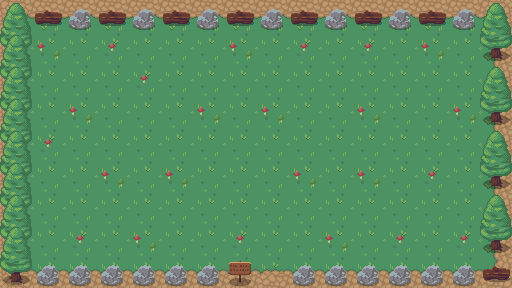

This game map was drawn from its Tiled (.tmx) file and the tilesets committed beside it. A one-line description and the full map source follow:
An orthogonal 16x9 tile map with 32x32 px tiles, 3 tile layers (Floor, Rocks, Objects).

<map version="1.2" tiledversion="1.3.2" orientation="orthogonal" renderorder="right-down" compressionlevel="0" width="16" height="9" tilewidth="32" tileheight="32" infinite="0" nextlayerid="7" nextobjectid="1">
 <tileset firstgid="1" source="RPG Nature Tileset.tsx" />
 <layer id="1" name="Floor" width="16" height="9">
  <data encoding="csv">
61,62,62,62,62,62,62,62,62,62,62,62,62,62,62,63,
81,82,82,82,82,82,82,82,82,82,82,82,82,82,82,83,
81,82,82,82,82,82,82,82,82,82,82,82,82,82,82,83,
81,82,82,82,82,82,82,82,82,82,82,82,82,82,82,83,
81,82,82,82,82,82,82,82,82,82,82,82,82,82,82,83,
81,82,82,82,82,82,82,82,82,82,82,82,82,82,82,83,
81,82,82,82,82,82,82,82,82,82,82,82,82,82,82,83,
81,82,82,82,82,82,82,82,82,82,82,82,82,82,82,83,
101,102,102,102,102,102,102,102,102,102,102,102,102,102,102,103
</data>
 </layer>
 <layer id="6" name="Rocks" width="16" height="9">
  <data encoding="csv">
0,5,23,5,23,5,23,5,23,5,23,5,23,5,23,0,
0,24,0,4,0,0,0,24,0,4,0,4,0,24,0,0,
0,0,0,0,4,0,0,0,0,0,0,0,0,0,0,0,
0,0,24,0,0,0,24,0,24,0,0,24,0,0,24,0,
0,4,0,0,0,0,0,0,0,0,0,0,0,0,0,0,
0,0,0,24,0,24,0,0,0,24,0,24,0,4,0,0,
0,0,0,0,0,0,0,0,0,0,0,0,0,0,0,0,
0,0,4,0,24,0,0,4,0,0,24,0,4,0,4,0,
0,0,0,0,0,0,0,0,0,0,0,0,0,0,0,0
</data>
 </layer>
 <layer id="5" name="Objects" width="16" height="9">
  <data encoding="csv">
1,0,0,0,0,0,0,0,0,0,0,0,0,0,0,1,
2,0,0,0,0,0,0,0,0,0,0,0,0,0,0,21,
2,0,0,0,0,0,0,0,0,0,0,0,0,0,0,1,
2,0,0,0,0,0,0,0,0,0,0,0,0,0,0,21,
2,0,0,0,0,0,0,0,0,0,0,0,0,0,0,1,
2,0,0,0,0,0,0,0,0,0,0,0,0,0,0,21,
2,0,0,0,0,0,0,0,0,0,0,0,0,0,0,1,
2,0,0,0,0,0,0,0,0,0,0,0,0,0,0,21,
21,23,23,23,23,23,23,3,0,23,23,23,23,23,23,5
</data>
 </layer>
</map>
